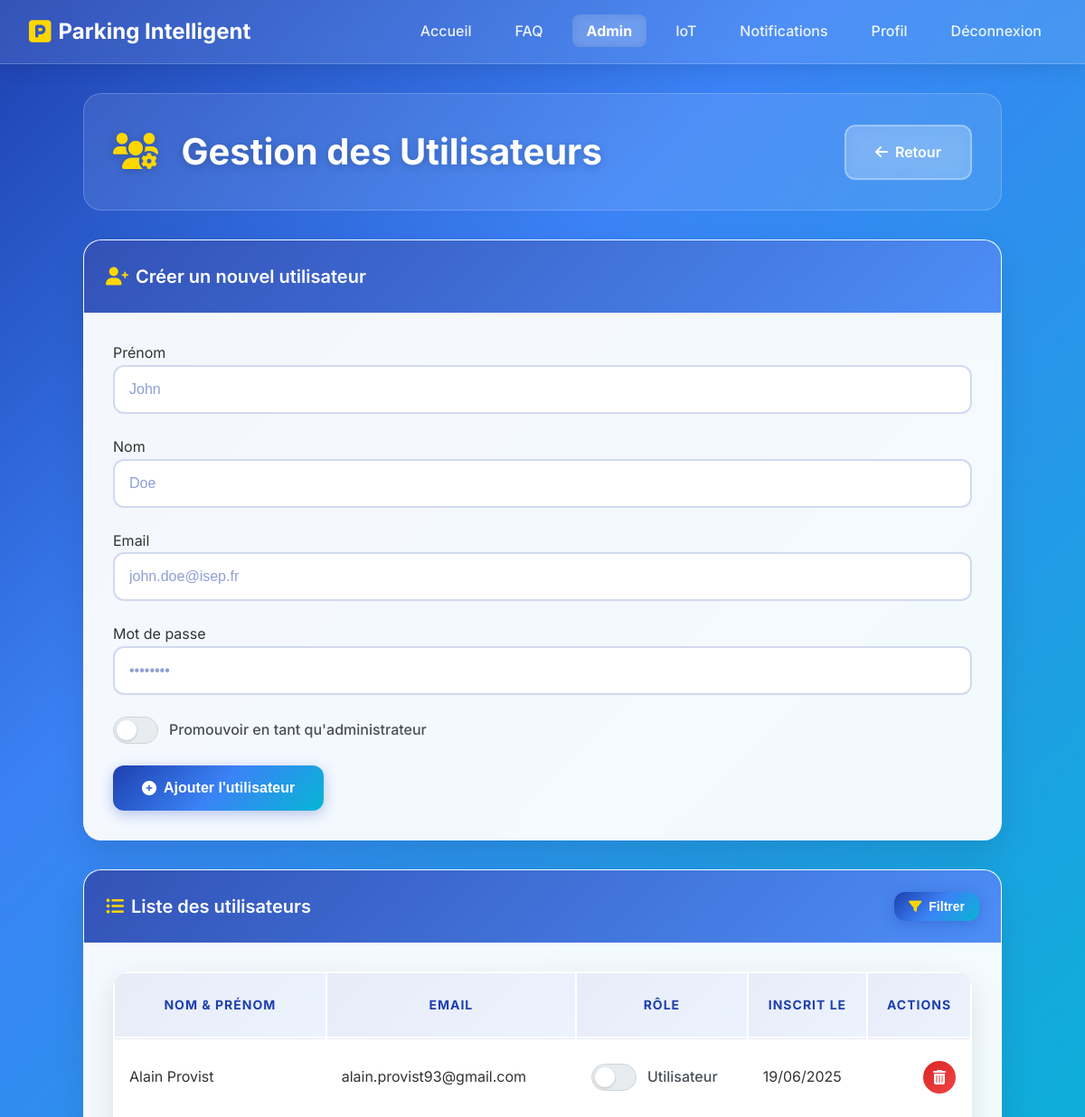
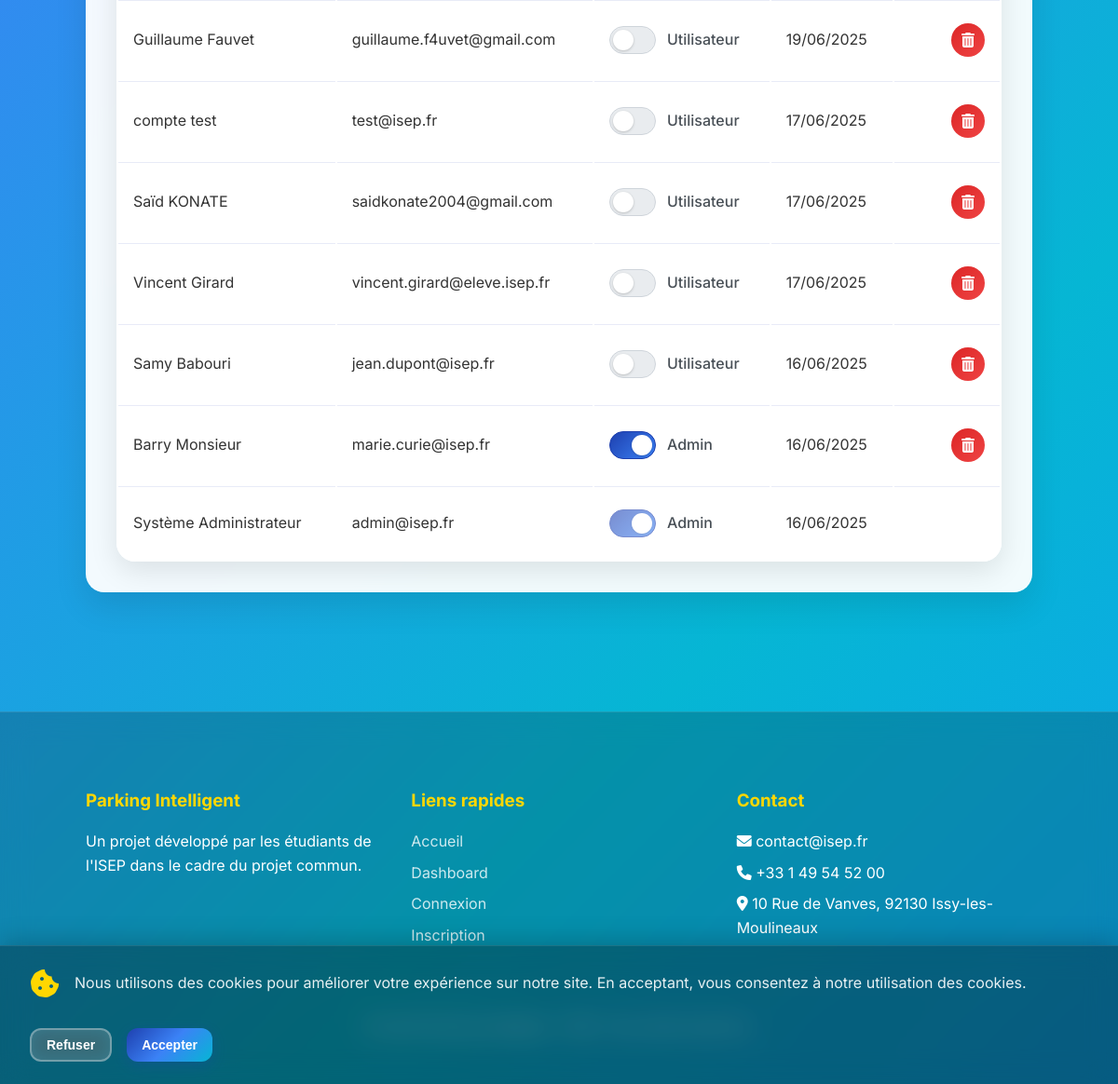
Page /admin/users (signed in) on the committed database (2 pictures, top to bottom).
### tables this page shows
CREATE TABLE `users` (
  `id` int(11) NOT NULL,
  `email` varchar(255) NOT NULL,
  `password_hash` varchar(255) NOT NULL,
  `nom` varchar(255) DEFAULT NULL,
  `prenom` varchar(255) DEFAULT NULL,
  `is_admin` tinyint(1) NOT NULL DEFAULT 0,
  `recevoir_mails` tinyint(1) NOT NULL DEFAULT 1,
  `created_at` timestamp NULL DEFAULT current_timestamp(),
  `updated_at` timestamp NULL DEFAULT current_timestamp() ON UPDATE current_timestamp()
);

### app/controllers/AdminController.php (called while the page is built, shortened)
<?php
require_once ROOT_PATH . '/app/models/User.php';
class AdminController {
    private $userModel;
    public function __construct() {
        $this->userModel = new User();
    }
     public function manageUsers() {
        $page = isset($_GET['page']) ? (int)$_GET['page'] : 1;
        $users_per_page = 8;
        $filters = [];
        $total_users = $this->userModel->getTotalUsersCount($filters);
        $users = $this->userModel->getPaginatedUsers($page, $users_per_page, $filters);
        require_once ROOT_PATH . '/app/views/admin/users.php';
    }
}

### config/database.php (called while the page is built, shortened)
<?php
class DatabaseManager {
    private static $config = [
        'local' => [
            'dsn'      => 'mysql:host=127.0.0.1;dbname=parking_db;charset=utf8mb4',
            'username' => 'root',
            'password' => '',
            'options'  => [
                PDO::ATTR_PERSISTENT => false,
                PDO::ATTR_ERRMODE => PDO::ERRMODE_EXCEPTION,
                PDO::ATTR_DEFAULT_FETCH_MODE => PDO::FETCH_ASSOC,
                PDO::ATTR_EMULATE_PREPARES => false,
            ]
        ],
        'iot' => [
            'dsn'      => 'pgsql:host=app.garageisep.com;port=5409;dbname=app_db',
            'username' => 'app_user',
            'password' => 'appg9',
            'options'  => [
                PDO::ATTR_PERSISTENT => false,
                PDO::ATTR_ERRMODE => PDO::ERRMODE_EXCEPTION,
                PDO::ATTR_DEFAULT_FETCH_MODE => PDO::FETCH_ASSOC,
            ]
        ]
    ];
    private static $connections = [];
    public static function getConnection($name = 'local') {
        if (!isset(self::$connections[$name])) {
            $config = self::$config[$name];
            try {
                self::$connections[$name] = new PDO(
                    $config['dsn'],
                    $config['username'],
                    $config['password'],
                    $config['options']
                );
            } catch (PDOException $e) {
                error_log("Erreur de connexion à la base de données '{$name}': " . $e->getMessage());
                die("Impossible de se connecter à la base de données '{$name}'.");
            }
        }
        return self::$connections[$name];
    }
    public static function closeConnection($name = null) {
        if ($name) {
            self::$connections[$name] = null;
            unset(self::$connections[$name]);
        } else {
            self::$connections = [];
        }
    }
}

### app/models/User.php (called while the page is built, shortened)
<?php
require_once ROOT_PATH . '/config/database.php';
class User {
    private $db;
    public function __construct() {
        $this->db = DatabaseManager::getConnection('local');
    }
    public function getPaginatedUsers($page = 1, $limit = 10, $filters = []) {
        $offset = ($page - 1) * $limit;
        $sql = "SELECT id, email, nom, prenom, is_admin, created_at, updated_at FROM users";
        $params = [];
        $sql .= " ORDER BY created_at DESC LIMIT ? OFFSET ?";
        $params[] = $limit;
        $params[] = $offset;
        $stmt = $this->db->prepare($sql);
        $stmt->execute($params);
        return $stmt->fetchAll(PDO::FETCH_ASSOC);
    }
    public function getTotalUsersCount($filters = []) {
        $sql = "SELECT COUNT(id) FROM users";
        $params = [];
        $stmt = $this->db->prepare($sql);
        $stmt->execute($params);
        return $stmt->fetchColumn();
    }
}

### app/views/admin/partials/users_table.php (the view, shortened to what this page needs)
<?php if (empty($users)): ?>
    <div class="no-results-card">
        <p>Aucun utilisateur ne correspond aux filtres sélectionnés.</p>
    </div>
<?php else: ?>
    <div class="table-responsive">
        <table class="table">
            <thead>
                <tr>
                    <th>Nom & Prénom</th>
                    <th>Email</th>
                    <th>Rôle</th>
                    <th>Inscrit le</th>
                    <th>Actions</th>
                </tr>
            </thead>
            <tbody>
                <?php foreach ($users as $user): ?>
                    <tr>
                        <td><?= htmlspecialchars($user['prenom'] . ' ' . $user['nom']) ?></td>
                        <td><?= htmlspecialchars($user['email']) ?></td>
                        <td>
                            <form action="<?= BASE_URL ?>/admin/update-user" method="POST" class="role-update-form">
                                <div class="role-switch-container">
                                    <div class="form-switch">
                                        <label class="form-check-label" for="role-switch-<?= $user['id'] ?>"></label>
                                    </div>
                                    <span class="role-text"><?= $user['is_admin'] ? 'Admin' : 'Utilisateur' ?></span>
                                </div>
                            </form>
                        </td>
                        <td><?= date('d/m/Y', strtotime($user['created_at'])) ?></td>
                        <td class="actions-cell">
                            <?php if ($_SESSION['user_id'] != $user['id']): ?>
                            <form action="<?= BASE_URL ?>/admin/delete-user" method="POST" class="delete-user-form">
                                <button type="submit" class="btn btn-danger btn-icon" title="Supprimer l'utilisateur">
                                    <i class="fas fa-trash-alt"></i>
                                </button>
                            </form>
                            <?php endif; ?>
                        </td>
                    </tr>
                <?php endforeach; ?>
            </tbody>
        </table>
    </div>
<?php endif; ?>

### index.php (shortened to what this page needs)
<?php
$request_uri = '/' . trim($_GET['url'] ?? '', '/');
try {
    require_once ROOT_PATH . '/config/database.php';
    switch ($request_uri) {
        case '/admin/users':
            require_once ROOT_PATH . '/app/controllers/AdminController.php';
            $controller = new AdminController();
            $controller->manageUsers();
            break;
    }
} catch (Error $e) {
    echo "<h1>Erreur PHP détectée :</h1>";
    echo "<pre>" . $e->getMessage() . "</pre>";
    echo "<pre>Fichier: " . $e->getFile() . " (ligne " . $e->getLine() . ")</pre>";
} catch (Exception $e) {
    echo "<h1>Exception détectée :</h1>";
    echo "<pre>" . $e->getMessage() . "</pre>";
} finally {
    require_once ROOT_PATH . '/config/database.php';
}

### app/views/partials/header.php (shortened to what this page needs)
<!DOCTYPE html>
<html lang="fr">
<head>
    <link rel="stylesheet" href="<?= BASE_URL ?>/public/css/style.css">
    <link rel="stylesheet" href="https://cdnjs.cloudflare.com/ajax/libs/font-awesome/6.0.0/css/all.min.css">
</head>
<body>
    <header>
        <nav class="navbar">
            <div class="container navbar-container">
                <a href="<?= BASE_URL ?>/" class="navbar-brand">
                    <i class="fas fa-parking"></i> Parking Intelligent
                </a>
                <ul class="navbar-nav">
                    <li><a href="<?= BASE_URL ?>/" class="nav-link">Accueil</a></li>
                    <li><a href="<?= BASE_URL ?>/faq" class="nav-link">FAQ</a></li>
                    <?php if (isset($_SESSION['user_id'])): ?>
                        <?php if (isset($_SESSION['is_admin']) && $_SESSION['is_admin']): ?>
                            <li><a href="<?= BASE_URL ?>/admin" class="nav-link">Admin</a></li>
                            <li><a href="<?= BASE_URL ?>/iot-dashboard" class="nav-link">IoT</a></li>
                        <?php else: ?>
                            <li><a href="<?= BASE_URL ?>/user/dashboard" class="nav-link">Mon Dashboard</a></li>
                        <?php endif; ?>
                        <li><a href="<?= BASE_URL ?>/notifications" class="nav-link">Notifications</a></li>
                        <li><a href="<?= BASE_URL ?>/profile" class="nav-link">Profil</a></li>
                        <li><a href="<?= BASE_URL ?>/logout" class="nav-link">Déconnexion</a></li>
                    <?php else: ?>
                        <li><a href="<?= BASE_URL ?>/login" class="nav-link">Connexion</a></li>
                        <li><a href="<?= BASE_URL ?>/signup" class="nav-link">Inscription</a></li>
                    <?php endif; ?>
                </ul>
            </div>
        </nav>
    </header>
    <main>

### app/views/admin/users.php (shortened to what this page needs)
<?php require_once ROOT_PATH . '/app/views/partials/header.php'; ?>
<div class="container">
    <div class="page-header">
        <h1><i class="fas fa-users-cog"></i> Gestion des Utilisateurs</h1>
        <a href="<?= BASE_URL ?>/admin" class="btn btn-secondary">
            <i class="fas fa-arrow-left"></i> Retour
        </a>
    </div>
    <div class="card create-user-card">
        <div class="card-header">
            <h3><i class="fas fa-user-plus"></i> Créer un nouvel utilisateur</h3>
        </div>
        <div class="card-body">
            <form action="<?= BASE_URL ?>/admin/create-user" method="POST" id="create-user-form">
                <div class="form-row">
                    <div class="form-group">
                        <label for="prenom">Prénom</label>
                        <input type="text" name="prenom" class="form-control" required placeholder="John">
                    </div>
                    <div class="form-group">
                        <label for="nom">Nom</label>
                        <input type="text" name="nom" class="form-control" required placeholder="Doe">
                    </div>
                </div>
                <div class="form-row">
                    <div class="form-group">
                        <label for="email">Email</label>
                        <input type="email" name="email" class="form-control" required placeholder="john.doe@isep.fr">
                    </div>
                    <div class="form-group">
                        <label for="password">Mot de passe</label>
                        <input type="password" name="password" class="form-control" required placeholder="••••••••">
                    </div>
                </div>
                <div class="form-group">
                    <div class="create-user-switch-container">
                        <div class="form-switch">
                            <label class="form-check-label" for="isAdminCheck"></label>
                        </div>
                        <span id="create-user-role-text">Promouvoir en tant qu'administrateur</span>
                    </div>
                </div>
                <button type="submit" class="btn btn-primary">
                    <i class="fas fa-plus-circle"></i> Ajouter l'utilisateur
                </button>
            </form>
        </div>
    </div>
    <div class="card user-list-card">
        <div class="card-header card-header-flex">
            <h3><i class="fas fa-list-ul"></i> Liste des utilisateurs</h3>
            <button id="open-filter-btn" class="btn btn-primary btn-sm">
                <i class="fas fa-filter"></i> Filtrer
            </button>
        </div>
        <div class="card-body">
            <div id="users-table-container">
                <?php require ROOT_PATH . '/app/views/admin/partials/users_table.php'; ?>
            </div>
        </div>
    </div>
</div>
<?php require_once ROOT_PATH . '/app/views/partials/footer.php'; ?>

### app/views/partials/footer.php (shortened to what this page needs)
    </main>
    <footer class="footer">
        <div class="container">
            <div class="footer-content">
                <div class="footer-section">
                    <h3>Parking Intelligent</h3>
                    <p>Un projet développé par les étudiants de l'ISEP dans le cadre du projet commun.</p>
                </div>
                <div class="footer-section">
                    <h3>Liens rapides</h3>
                    <ul>
                        <li><a href="<?= BASE_URL ?>/">Accueil</a></li>
                        <li><a href="<?= BASE_URL ?>/dashboard">Dashboard</a></li>
                        <li><a href="<?= BASE_URL ?>/login">Connexion</a></li>
                        <li><a href="<?= BASE_URL ?>/signup">Inscription</a></li>
                    </ul>
                </div>
                <div class="footer-section">
                    <h3>Contact</h3>
                    <ul>
                        <li><i class="fas fa-envelope"></i> contact@isep.fr</li>
                        <li><i class="fas fa-phone"></i> +33 1 49 54 52 00</li>
                        <li><i class="fas fa-map-marker-alt"></i> 10 Rue de Vanves, 92130 Issy-les-Moulineaux</li>
                    </ul>
                </div>
            </div>
            <div class="footer-bottom">
                <p>© <?= date('Y') ?> Parking Intelligent - ISEP. Tous droits réservés.</p>
            </div>
        </div>
    </footer>
    <div id="cookie-banner">
        <div class="cookie-content">
            <div class="cookie-text">
                <i class="fas fa-cookie-bite"></i>
                <p>
                    Nous utilisons des cookies pour améliorer votre expérience sur notre site. En acceptant, vous consentez à notre utilisation des cookies.
                </p>
            </div>
            <div class="cookie-buttons">
                <button id="decline-cookies" class="btn btn-secondary btn-sm">Refuser</button>
                <button id="accept-cookies" class="btn btn-primary btn-sm">Accepter</button>
            </div>
        </div>
    </div>
</body>
</html>

### app/views/admin/users.php (style rules this page uses)
.card-header-flex { display: flex; justify-content: space-between; align-items: center; }
.form-switch { position: relative; display: inline-block; width: 50px; height: 30px; }
.form-switch .form-check-label { position: absolute; cursor: pointer; top: 0; left: 0; right: 0; bottom: 0; background-color: #e9ecef; border: 1px solid #ced4da; transition: .4s; border-radius: 15px; }
.form-switch .form-check-label:before { position: absolute; content: ""; height: 22px; width: 22px; left: 3px; bottom: 3px; background-color: white; box-shadow: 0 1px 3px rgba(0,0,0,0.2); transition: .4s; border-radius: 50%; }
.form-switch .form-check-input:checked + .form-check-label { background-color: #1e40af; border-color: #1e40af; }
.form-switch .form-check-input:checked + .form-check-label:before { transform: translateX(20px); }
.form-switch .form-check-input:disabled + .form-check-label { opacity: 0.6; cursor: not-allowed; }
.role-switch-container, .create-user-switch-container { display: flex; align-items: center; gap: 12px; }
.role-text, #create-user-role-text { font-weight: 500; color: #495057; }
.actions-cell { text-align: right; }
.btn-icon { width: 36px; height: 36px; padding: 0; border-radius: 50%; display: inline-flex; align-items: center; justify-content: center; }
.create-user-card, .user-list-card { margin-top: 2rem; }

### rows in the picture
users: prenom+nom "Alain Provist", email "alain.provist93@gmail.com", is_admin "Utilisateur", created_at "19/06/2025"
users: prenom+nom "Guillaume Fauvet", email "guillaume.f4uvet@gmail.com", is_admin "Utilisateur", created_at "19/06/2025"
users: prenom+nom "compte test", email "test@isep.fr", is_admin "Utilisateur", created_at "17/06/2025"
users: prenom+nom "Saïd KONATE", email "saidkonate2004@gmail.com", is_admin "Utilisateur", created_at "17/06/2025"
users: prenom+nom "Vincent Girard", email "vincent.girard@eleve.isep.fr", is_admin "Utilisateur", created_at "17/06/2025"
users: prenom+nom "Samy Babouri", email "jean.dupont@isep.fr", is_admin "Utilisateur", created_at "16/06/2025"
users: prenom+nom "Barry Monsieur", email "marie.curie@isep.fr", is_admin "Admin", created_at "16/06/2025"
users: prenom+nom "Système Administrateur", email "admin@isep.fr", is_admin "Admin", created_at "16/06/2025"
